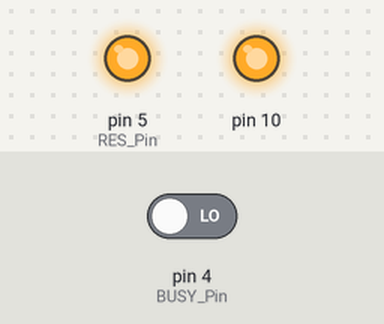
This sketch was run on a simulated Arduino Uno, built with avr-gcc and run on an emulated ATmega328P. On the bench: output pins drawn as LEDs (lit = HIGH). The inputs (shaded band) are chosen by the test bench; at power-on: pin 4 (BUSY_Pin) LOW. Pins used as bus, display or sensor lines are not drawn. At 3.6 s the program stops and its outputs stay as they are.

Above: at 0.1 s.
Timing chart, 0 to 4.8 s (numbered marks = the images above):
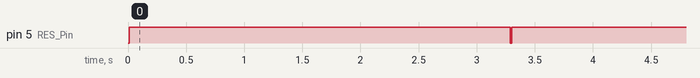

The sketch:

GDEY0266Z90_Arduino.ino
```cpp
#include <SPI.h>
#include"Ap_29demo.h"
//IO settings
int BUSY_Pin = 4;
int RES_Pin = 5;
int DC_Pin = 6;
int CS_Pin = 7;

#define EPD_W21_CS_0 digitalWrite(CS_Pin,LOW)
#define EPD_W21_CS_1 digitalWrite(CS_Pin,HIGH)
#define EPD_W21_DC_0  digitalWrite(DC_Pin,LOW)
#define EPD_W21_DC_1  digitalWrite(DC_Pin,HIGH)
#define EPD_W21_RST_0 digitalWrite(RES_Pin,LOW)
#define EPD_W21_RST_1 digitalWrite(RES_Pin,HIGH)
#define isEPD_W21_BUSY digitalRead(BUSY_Pin)
//296*152///////////////////////////////////////

#define MONOMSB_MODE 1
#define MONOLSB_MODE 2
#define RED_MODE     3

#define MAX_LINE_BYTES 19  //=152/8
#define MAX_COLUMN_BYTES  296

#define ALLSCREEN_GRAGHBYTES  5624

////////FUNCTION//////
void SPI_Delay(unsigned char xrate);
void SPI_Write(unsigned char value);
void Epaper_Write_Command(unsigned char command);
void Epaper_Write_Data(unsigned char command);
//EPD
void Epaper_READBUSY(void);
void Epaper_Spi_WriteByte(unsigned char TxData);
void Epaper_Write_Command(unsigned char cmd);
void Epaper_Write_Data(unsigned char data);

void EPD_HW_Init(void); //Electronic paper initialization
void EPD_Update(void);
void EPD_DeepSleep(void);
//Display
void EPD_WhiteScreen_ALL(const unsigned char *BW_datas,const unsigned char *R_datas);
void EPD_WhiteScreen_ALL_Clean(void);

void setup() {
   pinMode(BUSY_Pin, INPUT);
   pinMode(RES_Pin, OUTPUT);
   pinMode(DC_Pin, OUTPUT);
   pinMode(CS_Pin, OUTPUT);
   //SPI
   SPI.beginTransaction(SPISettings(10000000, MSBFIRST, SPI_MODE0));
   SPI.begin ();
}

//Tips//
/*When the electronic paper is refreshed in full screen, the picture flicker is a normal phenomenon, and the main function is to clear the display afterimage in the previous picture.
  When the local refresh is performed, the screen does not flash.*/
/*When you need to transplant the driver, you only need to change the corresponding IO. The BUSY pin is the input mode and the others are the output mode. */

void loop() {
  while(1)
  {
    //Full screen refresh
    EPD_HW_Init(); //Electronic paper initialization
    EPD_WhiteScreen_ALL(gImage_BW1,gImage_R1); //Refresh the picture in full screen
    EPD_DeepSleep(); //Enter deep sleep,Sleep instruction is necessary, please do not delete!!!
    delay(3000);

    //Clean
    EPD_HW_Init(); //Electronic paper initialization
    EPD_WhiteScreen_ALL_Clean();
    EPD_DeepSleep(); //Enter deep sleep,Sleep instruction is necessary, please do not delete!!!
    while(1);
  }
}


///////////////////EXTERNAL FUNCTION////////////////////////////////////////////////////////////////////////

void SPI_Write(unsigned char value)
{
    SPI.transfer(value);

}

void Epaper_Write_Command(unsigned char command)
{
  EPD_W21_CS_0;
  EPD_W21_DC_0;   // command write
  SPI_Write(command);
  EPD_W21_CS_1;
}
void Epaper_Write_Data(unsigned char command)
{
  EPD_W21_CS_0;
  EPD_W21_DC_1;   // command write
  SPI_Write(command);
  EPD_W21_CS_1;
}

/////////////////EPD settings Functions/////////////////////

void EPD_HW_Init(void)
{
  EPD_W21_RST_0;  // Module reset
  delay(10); //At least 10ms delay
  EPD_W21_RST_1;
  delay(10); //At least 10ms delay

  Epaper_READBUSY();
  Epaper_Write_Command(0x12);  //SWRESET
  Epaper_READBUSY();

  Epaper_Write_Command(0x01); //Driver output control
  Epaper_Write_Data(0x27);
  Epaper_Write_Data(0x01);
  Epaper_Write_Data(0x00);

  Epaper_Write_Command(0x11); //data entry mode
  Epaper_Write_Data(0x01);

  Epaper_Write_Command(0x44); //set Ram-X address start/end position
  Epaper_Write_Data(0x00);
  Epaper_Write_Data(0x12);    //0x12-->(15+1)*8=152

  Epaper_Write_Command(0x45); //set Ram-Y address start/end position
  Epaper_Write_Data(0x27);   //0x0127-->(295+1)=296
  Epaper_Write_Data(0x01);
  Epaper_Write_Data(0x00);
  Epaper_Write_Data(0x00);

  Epaper_Write_Command(0x3C); //BorderWavefrom
  Epaper_Write_Data(0x05);

  Epaper_Write_Command(0x18); //Read built-in temperature sensor
  Epaper_Write_Data(0x80);

  Epaper_Write_Command(0x21); //  Display update control
  Epaper_Write_Data(0x00);
  Epaper_Write_Data(0x80);

  Epaper_Write_Command(0x4E);   // set RAM x address count to 0;
  Epaper_Write_Data(0x00);
  Epaper_Write_Command(0x4F);   // set RAM y address count to 0X199;
  Epaper_Write_Data(0x27);
  Epaper_Write_Data(0x01);
  Epaper_READBUSY();
}
//////////////////////////////All screen update////////////////////////////////////////////
void EPD_WhiteScreen_ALL(const unsigned char *BW_datas,const unsigned char *R_datas)
{
   unsigned int i;
  Epaper_Write_Command(0x24);   //write RAM for black(0)/white (1)
   for(i=0;i<ALLSCREEN_GRAGHBYTES;i++)
   {
     Epaper_Write_Data(pgm_read_byte(&BW_datas[i]));
   }
  Epaper_Write_Command(0x26);   //write RAM for black(0)/white (1)
   for(i=0;i<ALLSCREEN_GRAGHBYTES;i++)
   {
     Epaper_Write_Data(~pgm_read_byte(&R_datas[i]));
   }
   EPD_Update();
}

/////////////////////////////////////////////////////////////////////////////////////////
void EPD_Update(void)
{
  Epaper_Write_Command(0x22); //Display Update Control
  Epaper_Write_Data(0xF7);
  Epaper_Write_Command(0x20);  //Activate Display Update Sequence
  Epaper_READBUSY();

}

void EPD_DeepSleep(void)
{
  Epaper_Write_Command(0x10); //enter deep sleep
  Epaper_Write_Data(0x01);
  delay(100);
}
void Epaper_READBUSY(void)
{
  while(1)
  {   //=1 BUSY
     if(isEPD_W21_BUSY==0) break;
  }
}

void EPD_WhiteScreen_ALL_Clean(void)
{
   unsigned int i;
  Epaper_Write_Command(0x24);   //write RAM for black(0)/white (1)
   for(i=0;i<ALLSCREEN_GRAGHBYTES;i++)
   {
     Epaper_Write_Data(0xff);
   }
  Epaper_Write_Command(0x26);   //write RAM for black(0)/white (1)
   for(i=0;i<ALLSCREEN_GRAGHBYTES;i++)
   {
     Epaper_Write_Data(0x00);
   }
   EPD_Update();
}


//////////////////////////////////END//////////////////////////////////////////////////
```

Source omitted: Ap_29demo.h (data table, 57230 bytes)

Measured:
- by itself, pin 5 (RES_Pin): LOW → HIGH at 0.01 s, → LOW 3.3 s later, → HIGH 0.01 s later
